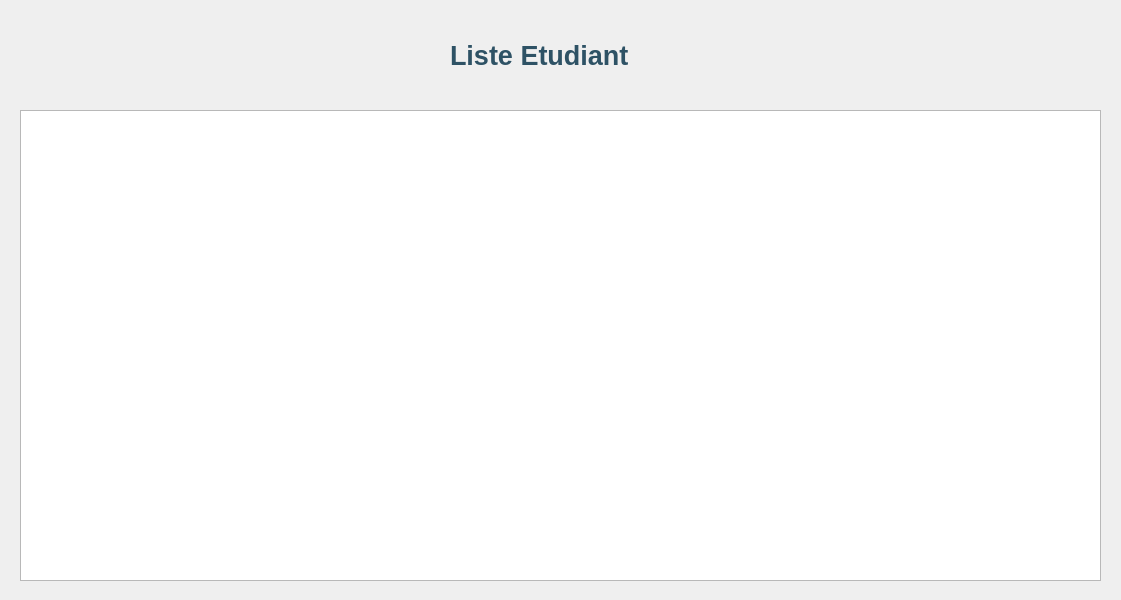
<?xml version="1.0" encoding="UTF-8"?>
<ui version="4.0">
 <class>Dialog</class>
 <widget class="QDialog" name="Dialog">
  <property name="geometry">
   <rect>
    <x>0</x>
    <y>0</y>
    <width>1121</width>
    <height>600</height>
   </rect>
  </property>
  <property name="windowTitle">
   <string>Dialog</string>
  </property>
  <widget class="QLabel" name="label_4">
   <property name="geometry">
    <rect>
     <x>-10</x>
     <y>-140</y>
     <width>1131</width>
     <height>761</height>
    </rect>
   </property>
   <property name="styleSheet">
    <string notr="true">border-image: url(:/img/1.jpg);</string>
   </property>
   <property name="text">
    <string/>
   </property>
  </widget>
  <widget class="QLabel" name="label_10">
   <property name="geometry">
    <rect>
     <x>450</x>
     <y>30</y>
     <width>221</width>
     <height>51</height>
    </rect>
   </property>
   <property name="font">
    <font>
     <family>Arial</family>
     <pointsize>20</pointsize>
     <weight>75</weight>
     <bold>true</bold>
     <underline>false</underline>
    </font>
   </property>
   <property name="styleSheet">
    <string notr="true">color:rgba(46,82,101,255);
background-color:rgba(0,0,0,0);
</string>
   </property>
   <property name="text">
    <string>Liste Etudiant</string>
   </property>
  </widget>
  <widget class="QTableView" name="tableView">
   <property name="geometry">
    <rect>
     <x>20</x>
     <y>110</y>
     <width>1081</width>
     <height>471</height>
    </rect>
   </property>
  </widget>
 </widget>
 <resources>
  <include location="../img/back.qrc"/>
 </resources>
 <connections/>
</ui>
